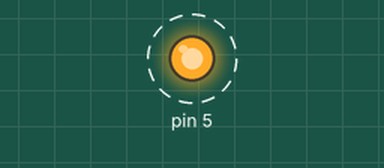
Simulated run of this sketch. Board: Arduino Uno, built for the host (arithmetic inside an expression is 32-bit, double 64-bit). On the bench: output pins drawn as LEDs (lit = HIGH). Dashed ring = blinking.

Above: at 0.2 s.
Timing chart, 0 to 3.0 s (numbered marks = the images above):
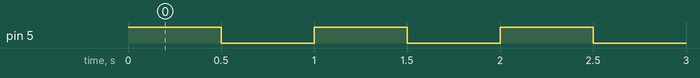

The sketch:

Test_LED.ino
```cpp
/*
 * Test_LED.ino —— STM32 入门第一天：点亮第一个 LED
 *
 * 开发板 : STM32F103C8T6 (BluePill) 最小系统板
 * 核心库 : STM32duino (STM32 MCU based boards)
 * 烧录器 : ST-Link V2 —— Upload method 选择 STM32CubeProgrammer (SWD)
 *
 * 接线 :
 *   外部 LED —— PA5 接 LED 长脚(正极)，LED 短脚(负极) 经面包板 GND 轨接 STM32 GND
 *   板载 LED —— PC13（低电平点亮，与外部 LED 的极性正好相反）
 */

// 方法一：测试板载 LED（无需外接元件，推荐先测试这个）
//#define LED_PIN PC13  // 大多数 STM32F103 最小系统板的板载 LED 在 PC13，低电平点亮

// 方法二：测试接在面包板上的外部 LED（本次实验使用，高电平点亮）
#define LED_PIN PA5

void setup() {
  // 初始化 LED 引脚为输出模式
  pinMode(LED_PIN, OUTPUT);
}

void loop() {
  digitalWrite(LED_PIN, HIGH);  // 点亮 LED（外部 LED 为高电平点亮）
  delay(500);                   // 等待 500 毫秒
  digitalWrite(LED_PIN, LOW);   // 熄灭 LED
  delay(500);                   // 等待 500 毫秒
}
```

Measured:
- by itself, pin 5: alternates HIGH for 0.50 s and LOW for 0.50 s
